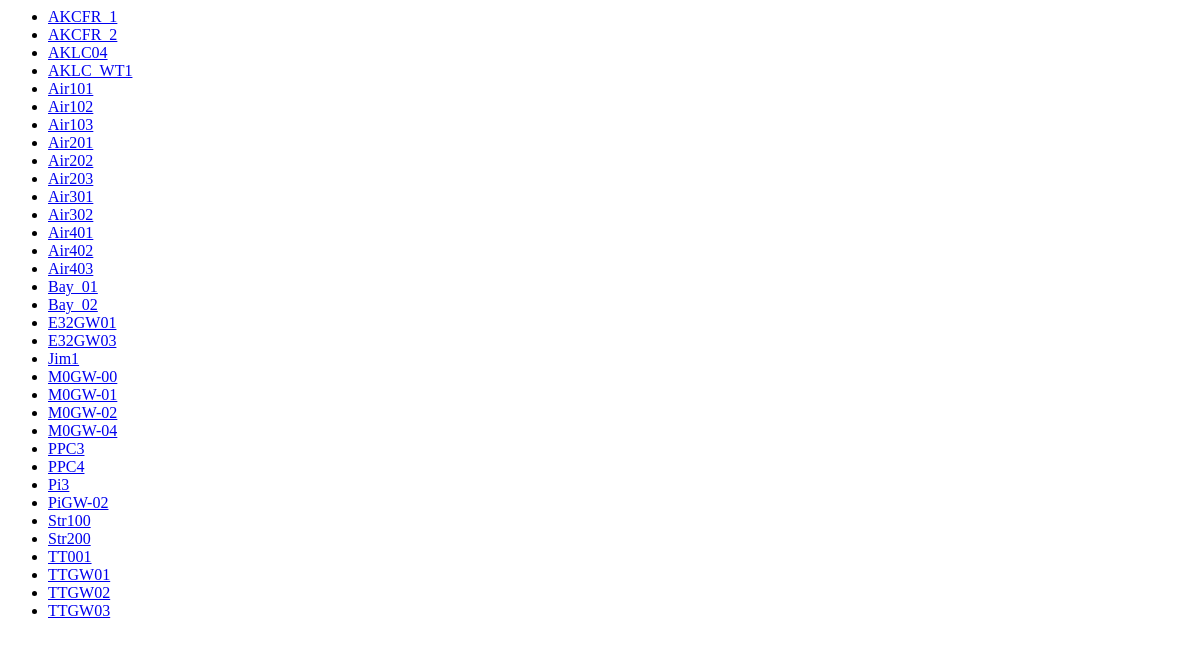
/monitor/, run on an earlier commit of the app's database.
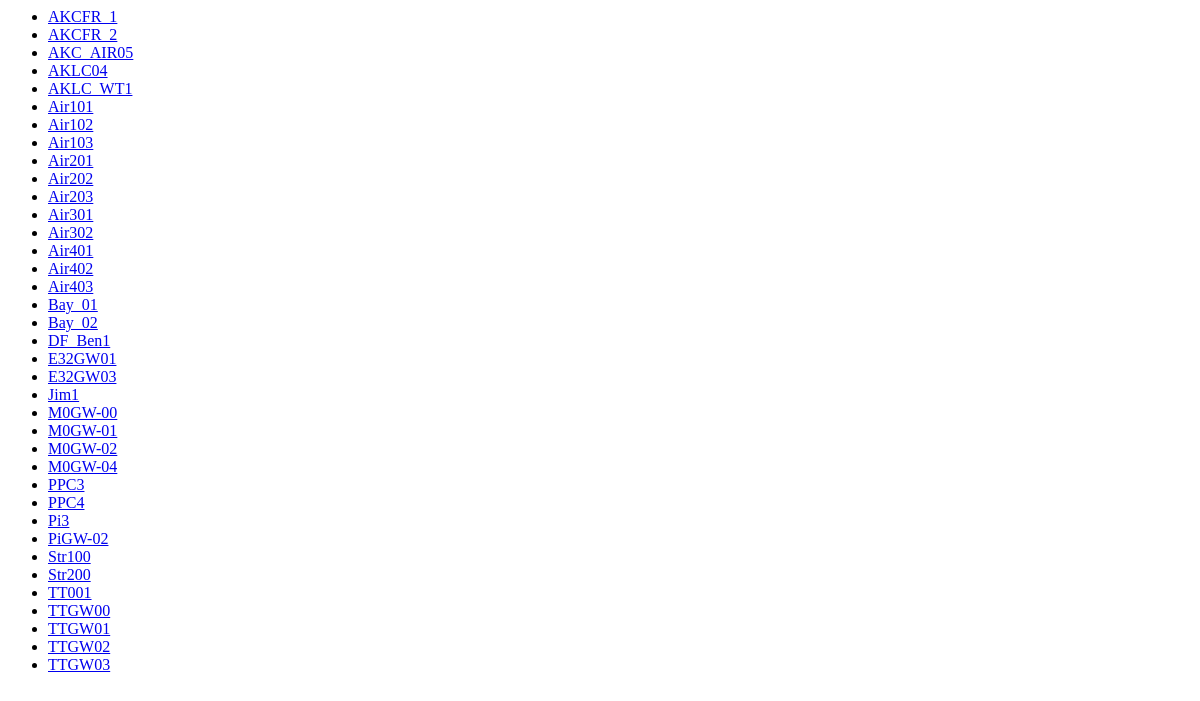
And on a later commit of the database.
### monitor/models.py (models this page shows, shortened)
class Node(models.Model):
    nodeID = models.CharField(max_length=30)
    lastseen = models.DateTimeField(blank=True, null=True)
    statusSent = models.DateTimeField(blank=True, null=True)
    isGateway = models.BooleanField(blank=True, default=False)
    notificationSent = models.BooleanField(blank=True, default=False)
    status = models.CharField(max_length=10, blank=True, null=True)
    nextUpdate = models.DateTimeField(blank=True, null=True)
    topic = models.CharField(max_length=50, blank=True, null=True)
    descr = models.TextField(blank=True, null=True)
    topic = models.CharField(max_length=30, blank=True, null=True)
    lastData = models.TextField(blank=True, null=True)
    lastStatus = models.TextField(blank=True, null=True)
    message_delay = models.FloatField(blank=True, null=True, help_text="Minutes the node can be inactive without being considered down")
    hardware = models.CharField(max_length=50, blank=True, null=True)
    software = models.CharField(max_length=50, blank=True, null=True)
    latitude = models.FloatField(blank=True, null=True)
    longitude  = models.FloatField(blank=True, null=True)

### monitor/views.py (the view)
# urls.py: path('', views.IndexView.as_view(), name='index'),
class IndexView(generic.ListView):
    template_name = "monitor/index.html"
    context_object_name = "nodeList"
    def get_queryset(self):
        return Node.objects.order_by('nodeID')

### monitor/templates/monitor/index.html
{% if nodeList %}
  <ul>
  {% for node in nodeList%}
    <li><a href="{% url 'monitor:nodeDetail' node.id %}">{{node.nodeID}}</a></li>
  {% endfor %}
  </ul>
{% else %}
  <pNo nodes defined</p>>
{% endif %}

What changed in the data, as far as the page shows it:
added Node: nodeID "AKC_AIR05"
added Node: nodeID "DF_Ben1"
added Node: nodeID "TTGW00"
